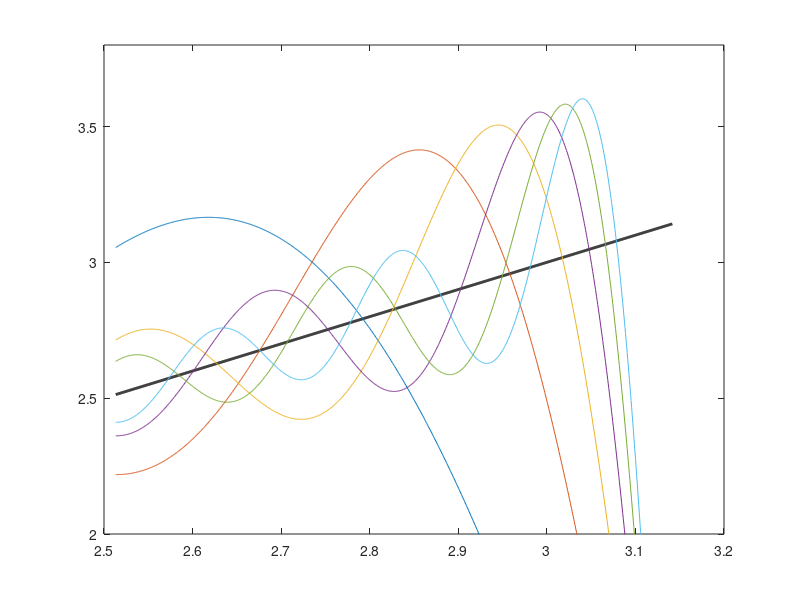

Write the MATLAB code that produced this figure. (Note: this script raises an error after producing the figure.)

      close all
      
x = linspace(0.8*pi,pi,1001)';
s = 0;
N = 5:5:30;
clf
plot(x,x,'k','linewid',2), hold on
for k = 1:30
   s = s + (-1)^(k+1)*(2/k)*sin(k*x);
   if any(k==N)
       plot(x,s)
   end
end
ylim([2 3.8])
    	        
      if length(get(0,'children')) > 0
        set(gcf,'paperpos',[0 0 5 2.75])
        print -dsvg fs_sawtooth_zoom.svg
      end
      
      